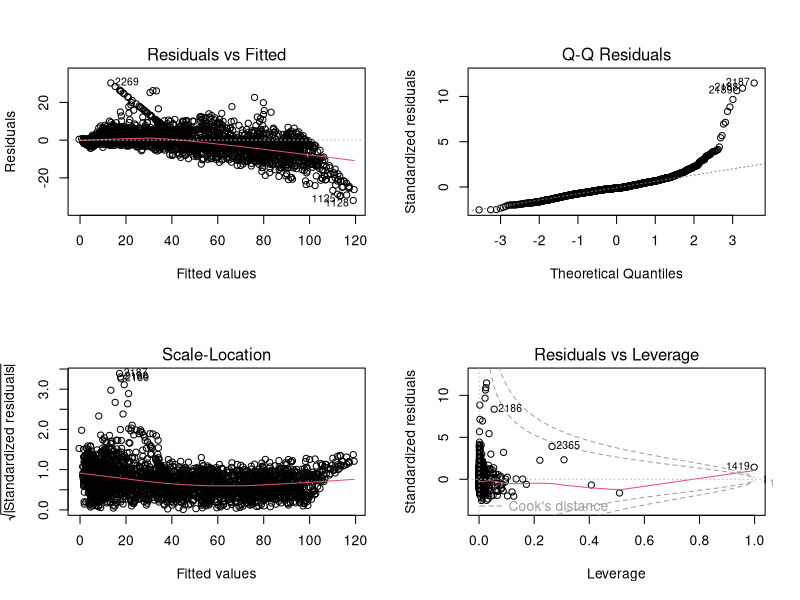

The R source for this figure:
# diagnostics_refinements.R

# Load necessary libraries
if (!requireNamespace("car", quietly = TRUE)) install.packages("car")
if (!requireNamespace("dplyr", quietly = TRUE)) install.packages("dplyr")
if (!requireNamespace("lmtest", quietly = TRUE)) install.packages("lmtest")
library(dplyr)
library(car)
library(lmtest)

# Step 1: Load the refined dataset
refined_data <- read.csv("refined_data.csv", stringsAsFactors = FALSE)

# Step 2: Build the initial weighted regression model
initial_model <- lm(Internet_Usage ~ Access_Electricity + Poverty_Rate + Gini_Index +
                      Log_Poverty_Rate + Mobile_Cellular_Subscriptions + Poverty_Gap +
                      Communications_Imports + Access_Electricity_x_Gini +
                      Poverty_Gap_x_Electricity + Communications_x_Internet +
                      Internet_x_Electricity + Mobile_Cellular_x_Gini + Poverty_Quartile,
                    data = refined_data)

# Step 3: Adjust weights calculation
# Fix weights calculation to address zero or extreme values
adjusted_fitted_values <- pmax(abs(initial_model$fitted.values), 1e-6) # Ensure no negatives
weights <- 1 / (adjusted_fitted_values^2) # Stabilize weights

# Step 4: Build the adjusted weighted regression model
weighted_model <- lm(Internet_Usage ~ Access_Electricity + Poverty_Rate + Gini_Index +
                       Log_Poverty_Rate + Mobile_Cellular_Subscriptions + Poverty_Gap +
                       Communications_Imports + Access_Electricity_x_Gini +
                       Poverty_Gap_x_Electricity + Communications_x_Internet +
                       Internet_x_Electricity + Mobile_Cellular_x_Gini + Poverty_Quartile, 
                     data = refined_data, weights = weights)

# Step 5: Evaluate the weighted regression model
weighted_model_summary <- summary(weighted_model)
print(weighted_model_summary)

# Step 6: Save Weighted Regression Summary
if (!dir.exists("outputs")) dir.create("outputs") # Ensure outputs directory exists
capture.output(weighted_model_summary, file = "outputs/weighted_model_summary.txt")

# Step 7: Plot Weighted Residual Diagnostics
png("outputs/adjusted_weighted_residual_diagnostics.png", width = 1000, height = 800)
par(mfrow = c(2, 2))
plot(weighted_model)
dev.off()

# Step 8: Re-check weights and fitted values
weights_summary <- summary(weights)
fitted_values_summary <- summary(weighted_model$fitted.values)
print(weights_summary)
print(fitted_values_summary)

# Save weights and fitted values summaries for documentation
capture.output(weights_summary, file = "outputs/weights_summary.txt")
capture.output(fitted_values_summary, file = "outputs/fitted_values_summary.txt")

# Step 9: Breusch-Pagan Test for heteroscedasticity
bp_test <- bptest(weighted_model)
print(bp_test)
capture.output(bp_test, file = "outputs/bp_test_results.txt")

# Step 10: Re-check multicollinearity after adjustments
vif_values <- vif(weighted_model)
print(vif_values)
capture.output(vif_values, file = "outputs/vif_values_weighted.txt")

# Step 11: Save residuals and fitted values for further analysis (optional)
residuals_data <- data.frame(Residuals = residuals(weighted_model), 
                             Fitted_Values = fitted(weighted_model),
                             Weights = weights)
write.csv(residuals_data, "outputs/weighted_residuals_data.csv", row.names = FALSE)

print("Diagnostics and refinements complete. Outputs saved in the 'outputs' directory.")
